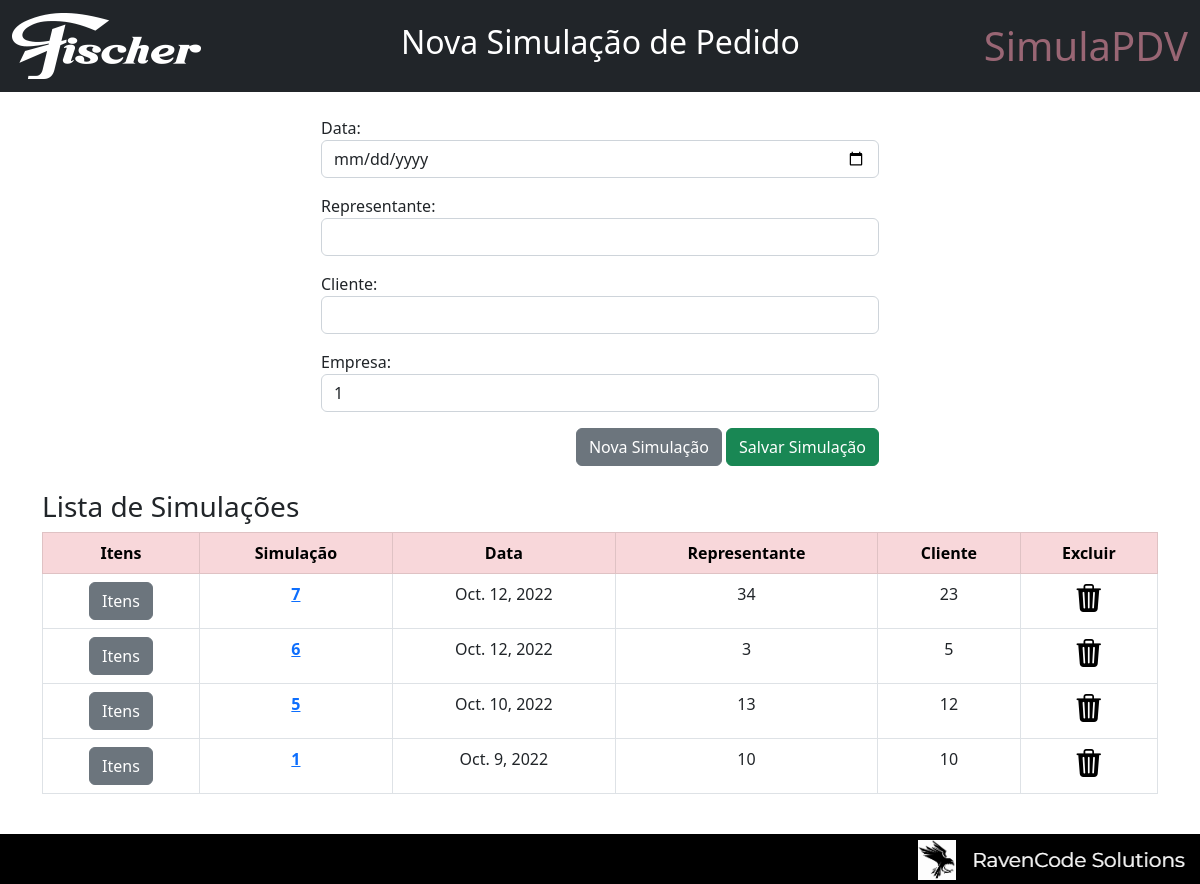
/, run on an earlier commit of the app's database.
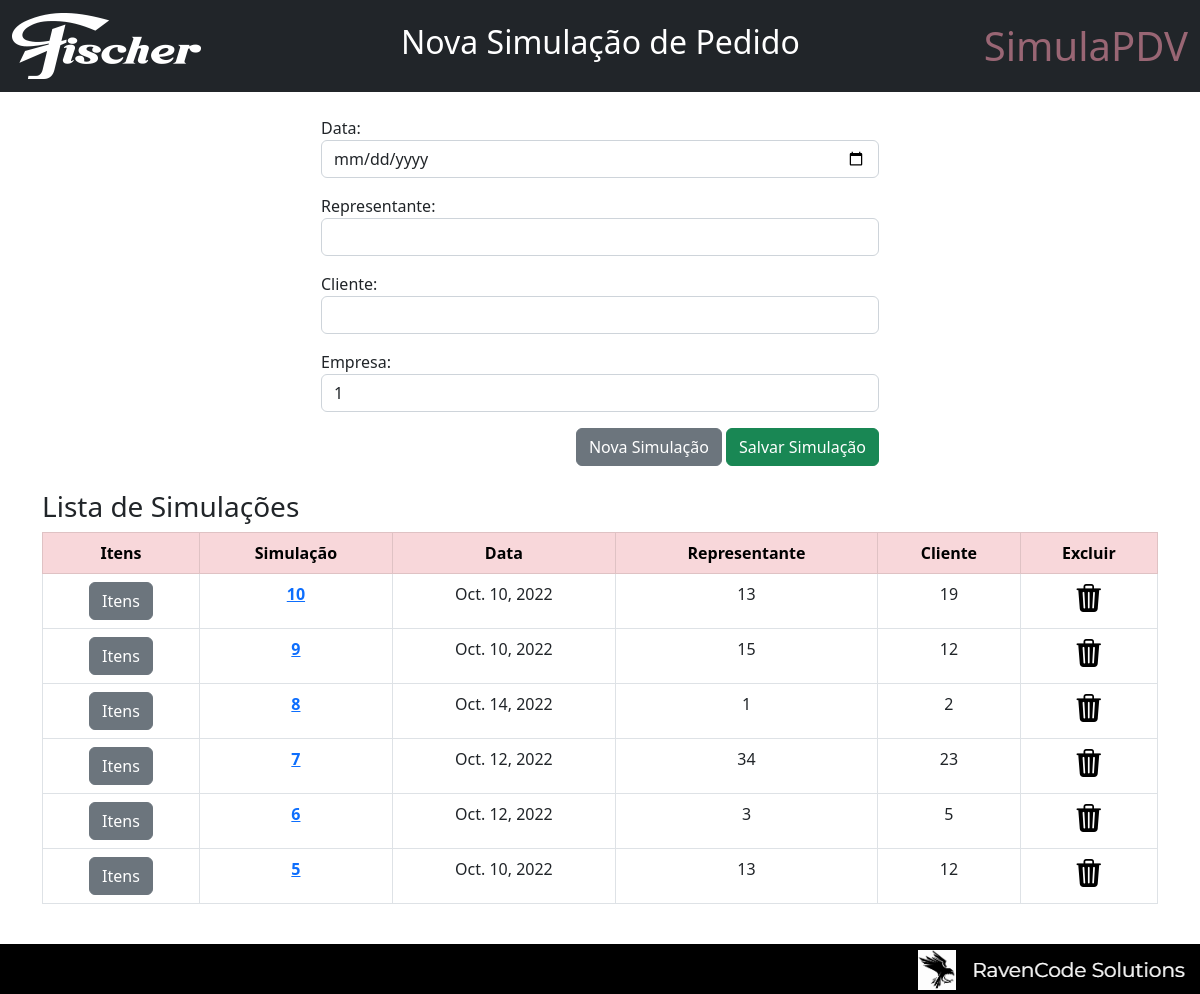
And on a later commit of the database.
### pdvSimulations/models.py (models this page shows)
class Simulacao(models.Model):
    dt_simulacao = models.DateField()
    cod_rep = models.IntegerField()
    cod_cliente = models.IntegerField()
    cod_empr = models.IntegerField(default=1)
    situacao = models.BooleanField(default=True)

### pdvSimulations/views.py (the view)
# urls.py: path('', views.simulations, name='simulations'),
def simulations(request):
    if request.method == 'POST':
        form = NovaSimulacao(request.POST or None)
        if form.is_valid():
            form.save()
    form = NovaSimulacao()
    todas_simulacoes = Simulacao.objects.all().order_by('-id')
    return render(request, 'simulations.html',{'title':'Nova Simulação de Pedido','form': form,'todas_simulacoes':todas_simulacoes})

### pdvSimulations/forms.py
class NovaSimulacao(forms.ModelForm):
    class Meta:
        model = Simulacao
        fields = ('dt_simulacao','cod_rep','cod_cliente','cod_empr')#,'situacao')
        labels = {
            'dt_simulacao':'Data:',
            'cod_rep':'Representante:',
            'cod_cliente':'Cliente:',
            'cod_empr':'Empresa:'
        }
        widgets = {
            'dt_simulacao':forms.DateInput(attrs={'type':'date','class':'form-control'}),
            'cod_rep':forms.NumberInput(attrs={'class':'form-control'}),
            'cod_cliente':forms.NumberInput( attrs={'class':'form-control'}),
            'cod_empr':forms.NumberInput(attrs={'class':'form-control'})
        }

### pdvSimulations/templates/simulations.html (shortened to what this page needs)
{% extends 'base.html' %}
{% block title %} {{title}} {% endblock %}
{% block content %}
    <div class="col-md-6 offset-md-3">
        <form method="POST">
            {{ form.as_p }}
            <div class="text-end">
                <button onclick="location.href='{% url 'simulations' %}'" type="button" class="btn btn-secondary">Nova Simulação</button>
                <input type="submit" value="Salvar Simulação" class="btn btn-success">
            </div>
        </form>
    </div>
    <br>
    {% if todas_simulacoes %}
    <h3>Lista de Simulações</h3>
    <table class="table table-bordered">
        <thead>
            <tr class="table-danger text-center">
                <th>Itens</th>
                <th>Simulação</th>
                <th>Data</th>
                <th>Representante</th>
                <th>Cliente</th>
                <th>Excluir</th>
            </tr>
        </thead>
        {% for simulacao in todas_simulacoes %}
            <tbody class="text-center">
                <tr>
                    <td>
                        <button onclick="location.href='{% url 'simulation_items' simulacao.id %}'" type="button" class="btn btn-secondary">Itens</button>
                    </td>
                    <th scope="row"><a href="{% url 'edit_simulation' simulacao.id %}">{{ simulacao.id }}</a></th>
                    <td>{{ simulacao.dt_simulacao }}</td>
                    <td>{{ simulacao.cod_rep }}</td>
                    <td>{{ simulacao.cod_cliente }}</td>
                    <td><a onclick="return confirm('Confirma a Exclusão da Simulação?')" href="{% url 'delete_simulation' simulacao.id %}"><i style="color: black;" class="bi bi-trash3-fill h3"></i></a></td>
                </tr>
            </tbody>
        {% endfor %}
        </table>
    {% endif %}
{% endblock %}

### pdvSimulations/templates/base.html (shortened to what this page needs)
{% load static %}
<!doctype html>
<html lang="pt-BR">
  <head>
    <link href="https://cdn.jsdelivr.net/npm/bootstrap@5.2.2/dist/css/bootstrap.min.css" rel="stylesheet">
    <link rel="stylesheet" href="https://cdn.jsdelivr.net/npm/bootstrap-icons@1.9.1/font/bootstrap-icons.css">
  </head>
  <body>
    <nav class="navbar navbar-expand-lg bg-dark navbar-dark">
        <div class="container-fluid">
          <a class="navbar-brand" href="https://www.fischer.com.br/">
            <img src="{% static 'imgs/Fischer_White.png'%}" alt="LOGO">
          </a>
          <span class="h2 text-white fw-lighter">{% block title %} Inserir Simulação {% endblock %}</span>
          <a class="nav-link active" href="{% url 'simulations' %}"><span style="color: #996674;" class="navbar-text h1">SimulaPDV</span></a>
        </div>
    </nav>
    <br>
    <div class="container">
        {% block content %}
        {% endblock %}
    </div>
    <br>
    <footer class="bg-dark text-center text-white">
        <div class="text-end container-fluid" style="background-color: black;">
          <a href="https://www.ravencode.solutions/"><img src="{% static 'imgs/ravencode.png'%}" alt="LOGO"></a>
        </div>
      </footer>
    </body>
</html>

What changed in the data, as far as the page shows it:
removed Simulacao: id "1", dt_simulacao "Oct. 9, 2022", cod_rep "10", cod_cliente "10"
added Simulacao: id "10", dt_simulacao "Oct. 10, 2022", cod_rep "13", cod_cliente "19"
added Simulacao: id "9", dt_simulacao "Oct. 10, 2022", cod_rep "15", cod_cliente "12"
added Simulacao: id "8", dt_simulacao "Oct. 14, 2022", cod_rep "1", cod_cliente "2"
